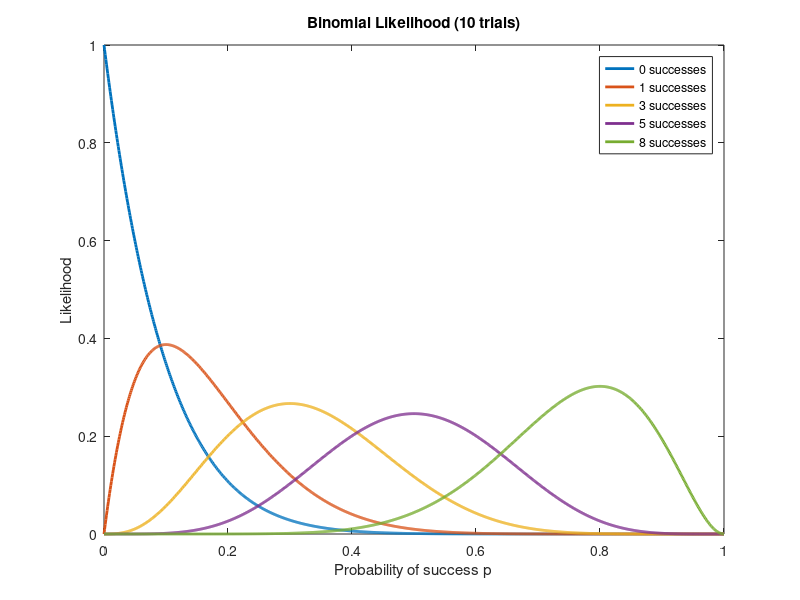

This chart was generated by the following MATLAB code:
% This script plots the histogram for the many binomial distributions at
% the same time

% Parameters (to play with)
n = 10; % number of coin tosses
xvec = [ 0 1 3 5 8 ]; % vector of x values observed
lx = length(xvec); % number of different values of x = number of distributions to plot
dp = 0.001; % step in the values of p
pvec = (0:dp:1)'; % vector of values of p (in column)
lp = length(pvec);

% Initialisation
l = zeros(lp,lx); % one column per distribution

% Main program
for ip = 1:lp % index for p ranges from 1 to lp
    p = pvec(ip);
    l(ip,:) = binopdf(xvec,n,p); % Store results in the ip's row
    % Matlab allows x to be a vector, and spits out y of the same dimensions as x.
    % Otherwise a for loop would be needed
end

% Plot
figure(2)
plot(pvec,l,'Linewidth',2)
xlabel('Probability of success p')
ylabel('Likelihood')
title('Binomial Likelihood (10 trials)')
leg = cell(1,lx);
for ix = 1:lx
    leg{ix} = [num2str(xvec(ix)),' successes'];
end
legend(leg)